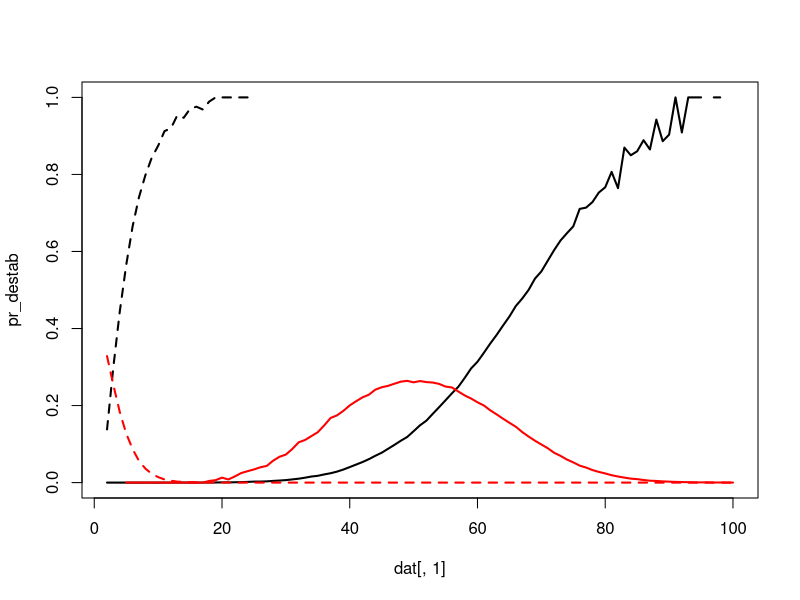
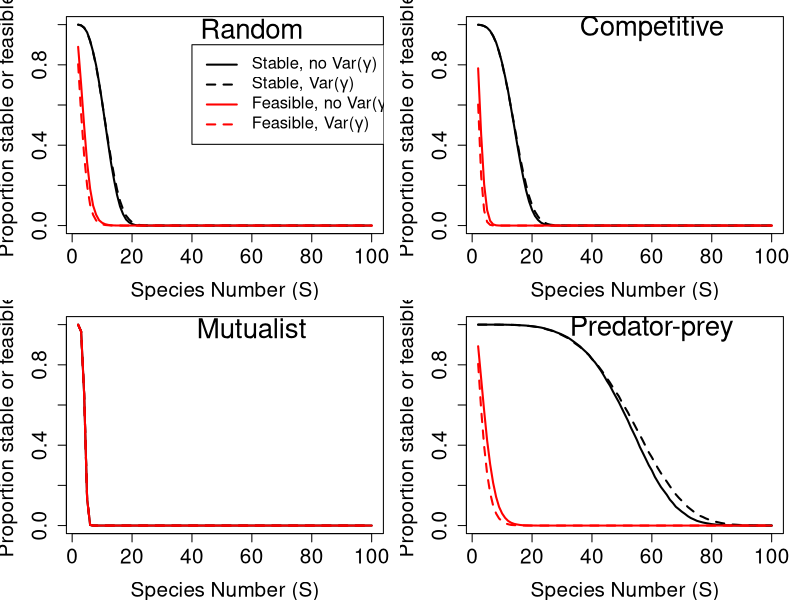
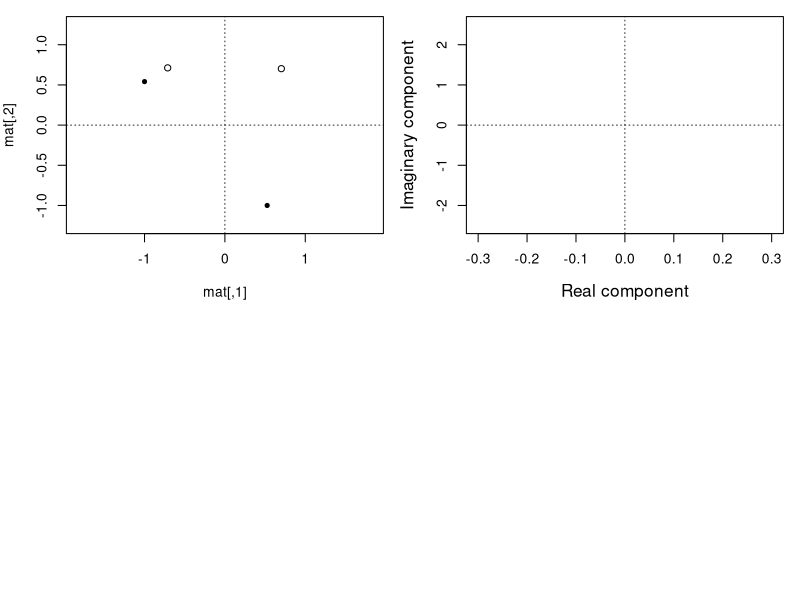

These charts were generated, in order, by the following R code: (Note: this script raises an error after producing the figures.)
################################################################################
################################################################################
################################################################################

summarise_randmat <- function(tot_res, fea_res){
    sims    <- length(tot_res);
    all_res <- matrix(data = 0, nrow = sims, ncol = 17);
    for(i in 1:sims){
        all_res[i, 1]  <- i + 1;
        all_res[i, 2]  <- sum(tot_res[[i]][,1] == FALSE);
        all_res[i, 3]  <- sum(tot_res[[i]][,1] == TRUE);
        all_res[i, 4]  <- sum(tot_res[[i]][,2] == FALSE);
        all_res[i, 5]  <- sum(tot_res[[i]][,2] == TRUE);
        all_res[i, 6]  <- sum(tot_res[[i]][,3] == FALSE);
        all_res[i, 7]  <- sum(tot_res[[i]][,3] == TRUE);
        all_res[i, 8]  <- sum(tot_res[[i]][,4] == FALSE);
        all_res[i, 9]  <- sum(tot_res[[i]][,4] == TRUE);
        all_res[i, 10] <- sum(fea_res[[i]][,1] == FALSE);
        all_res[i, 11] <- sum(fea_res[[i]][,1] == TRUE);
        all_res[i, 12] <- sum(fea_res[[i]][,2] == FALSE);
        all_res[i, 13] <- sum(fea_res[[i]][,2] == TRUE);
        all_res[i, 14] <- sum(fea_res[[i]][,3] == FALSE);
        all_res[i, 15] <- sum(fea_res[[i]][,3] == TRUE);
        all_res[i, 16] <- sum(fea_res[[i]][,4] == FALSE);
        all_res[i, 17] <- sum(fea_res[[i]][,4] == TRUE);
    }
    return(all_res);
}


species_interactions <- function(mat, type = 0){
    if(type == 1){
        mat[mat > 0] <- -1*mat[mat > 0];
    }
    if(type == 2){
        mat[mat < 0] <- -1*mat[mat < 0];
    }
    if(type == 3){
        for(i in 1:dim(mat)[1]){
            for(j in 1:dim(mat)[2]){
                if(mat[i, j] * mat[j, i] > 0){
                    mat[j, i] <- -1 * mat[j, i];
                }
            }
        }
    }
    return(mat);
}


make_gammas <- function(nn = 10, distribution = 1, mn = 10, sdd = 1){
    if(distribution == 0){
        dat          <- rep(x = mn, times = nn);
    }
    if(distribution == 1){
        dat          <- rnorm(n = nn, mean = mn, sd = sdd);
        dat[dat < 0] <- -dat[dat < 0];
    }
    if(distribution == 2){
        dat          <- runif(n = nn, min = 0, max = 20);
        dat          <- sdd * (dat / sd(dat));
    }
    if(distribution == 3){
        dat          <- sdd * rexp(n = nn);
    }
    if(distribution == 4){
        dat          <- 1 - (sdd * rexp(n = nn));
        dat          <- dat - min(dat);
        dat          <- dat - mean(dat) + mn;
        dat[dat < 0] <- -dat[dat < 0];
    }
    return(dat);
}



rand_gen_var <- function(max_sp, iters, int_type = 0, rmx = 0.4, eps_max = 999){
    tot_res <- NULL;
    fea_res <- NULL;
    for(i in 2:max_sp){
        nn             <- i;
        A1_stt         <- 0;
        A2_stt         <- 0;
        A1_fet         <- 0;
        A2_fet         <- 0;
        iter           <- iters;
        tot_res[[i-1]] <- matrix(data = 0, nrow = iter, ncol = 4);
        fea_res[[i-1]] <- matrix(data = 0, nrow = iter, ncol = 4);
        while(iter > 0){
            r_vec    <- rnorm(n = nn, mean = 0, sd = rmx);
            A1_dat   <- rnorm(n = nn * nn, mean = 0, sd = 0.4);
            A1       <- matrix(data = A1_dat, nrow = nn, ncol = nn);
            A1       <- species_interactions(mat = A1, type = int_type);
            diag(A1) <- -1;
            gam0     <- make_gammas(nn = i, distribution = 0);
            gam1     <- make_gammas(nn = i, distribution = 1);
            gam2     <- make_gammas(nn = i, distribution = 2);
            gam3     <- make_gammas(nn = i, distribution = 3);
            gam4     <- make_gammas(nn = i, distribution = 4);
            A2       <- A1 * gam1;
            A3       <- A1 * gam2;
            A4       <- A1 * gam3;
            A1       <- A1 * gam0;
            A1_stb   <- max(Re(eigen(A1)$values)) < 0;
            A2_stb   <- max(Re(eigen(A2)$values)) < 0;
            A3_stb   <- max(Re(eigen(A3)$values)) < 0;
            A4_stb   <- max(Re(eigen(A4)$values)) < 0;
            A1_fea   <- min(-1*solve(A1) %*% r_vec) > 0;
            A2_fea   <- min(-1*solve(A2) %*% r_vec) > 0;
            A3_fea   <- min(-1*solve(A3) %*% r_vec) > 0;
            A4_fea   <- min(-1*solve(A4) %*% r_vec) > 0;
            if(A1_stb == TRUE){
                tot_res[[i-1]][iter, 1] <- 1;
            }
            if(A2_stb == TRUE){
                tot_res[[i-1]][iter, 2] <- 1;
            }
            if(A3_stb == TRUE){
                tot_res[[i-1]][iter, 3] <- 1;
            }
            if(A4_stb == TRUE){
                tot_res[[i-1]][iter, 4] <- 1;
            }
            if(A1_fea == TRUE){
                fea_res[[i-1]][iter, 1] <- 1;
            }
            if(A2_fea == TRUE){
                fea_res[[i-1]][iter, 2] <- 1;
            }
            if(A3_fea == TRUE){
                fea_res[[i-1]][iter, 3] <- 1;
            }
            if(A4_fea == TRUE){
                fea_res[[i-1]][iter, 4] <- 1;
            }
            iter    <- iter - 1;
        }
        print(i);
    }
    all_res <- summarise_randmat(tot_res = tot_res, fea_res = fea_res);
    return(all_res);
}

################################################################################
################################################################################
################################################################################

evolve_gamma <- function(nn = 24, iters = 1000){
    iter     <- iters;
    ress     <- NULL;
    countt   <- 1;
    while(iter > 0){
        A1_dat   <- rnorm(n = nn * nn, mean = 0, sd = 0.4);
        A1       <- matrix(data = A1_dat, nrow = nn, ncol = nn);
        A1       <- species_interactions(mat = A1, type = 0);
        diag(A1) <- -1;
        is_stab  <- max(Re(eigen(A1)$values)) < 0;
        if(is_stab == FALSE){
            tmat <- rand_mat_ga(A1, max_it = 100, converg = 0.00001);
            if(tmat$find_st == TRUE & dim(tmat$indist)[1] > 4){
                ress[[countt]] <- tmat$indist;
                countt         <- countt + 1;
            }
        }
        iter <- iter - 1;
        print(c(iter, is_stab));
    }
    return(ress);
}

rand_mat_ga <- function(A1, max_it = 20, converg = 0.01){
    nn       <- dim(A1)[1];
    rind     <- runif(n = nn*1000, min = 0, max = 1);
    inds     <- matrix(data = rind, nrow = 1000, ncol = nn);
    lastf    <- -10;
    ccrit    <- 10;
    find_st  <- 0;
    iter     <- max_it;
    indist   <- NULL;
    while(iter > 0 & find_st < 1 & ccrit > converg){
        ivar  <- rep(x = 0, length = dim(inds)[1]);
        ifit  <- rep(x = 0, length = dim(inds)[1]);
        isst  <- rep(x = 0, length = dim(inds)[1]);
        for(i in 1:dim(inds)[1]){
            ifit[i] <- -1*max(Re(eigen(inds[i,]*A1)$values));
            ivar[i] <- var(inds[i,]);
            isst[i] <- max(Re(eigen(inds[i,]*A1)$values)) < 0;
        }
        mn       <- apply(X = inds, MAR = 1, FUN = mean);
        sd       <- apply(X = inds, MAR = 1, FUN = sd);
        sk       <- apply(X = inds, MAR = 1, FUN = skew);
        kt       <- apply(X = inds, MAR = 1, FUN = kurt);
        indist   <- rbind(indist, c(mn, sd, sk, kt));
        most_fit <- order(ifit, decreasing = TRUE)[1:20];
        parents  <- inds[most_fit,];
        new_gen  <- matrix(data = t(parents), nrow = 1000, ncol = nn, 
                           byrow = TRUE);
        mu_dat   <- rbinom(n = nn*1000, size = 1, prob = 0.3);
        mu_dat2  <- rnorm(n = nn*1000, mean = 0, sd = 0.02);
        mu_dat2[mu_dat2 < 0] <- -mu_dat2[mu_dat2 < 0];
        mu_dat2[mu_dat2 > 1] <- 1 - mu_dat2[mu_dat2 > 1] %% 1;
        mu_dat3  <- mu_dat * mu_dat2;
        mu_mat   <- matrix(data = mu_dat3, nrow = 1000, ncol = nn);
        new_gen  <- new_gen + mu_mat;
        new_gen  <- crossover(inds = new_gen, pr = 0.2);
        inds     <- new_gen;
        find_st  <- max(isst);
        newf     <- mean(ifit);
        ccrit    <- newf - lastf;
        lastf    <- newf;
        iter     <- iter - 1;
    }
    return(list(indist = indist, find_st = find_st));
}

crossover <- function(inds, pr = 0.1){
    crossed <- floor(dim(inds)[1] * pr);
    cross1  <- sample(x = 1:dim(inds)[1], size = crossed);
    cross2  <- sample(x = 1:dim(inds)[1], size = crossed);
    for(i in 1:length(cross1)){
        fromv   <- sample(x = 1:dim(inds)[2], size = 1);
        tov     <- sample(x = 1:dim(inds)[2], size = 1);
        temp                   <- inds[cross1[i],fromv:tov];
        inds[cross1[i],fromv:tov] <- inds[cross2[i],fromv:tov];
        inds[cross2[i],fromv:tov] <- temp;
    }
    return(inds);
}

skew <- function(vals){
    dat <- (vals - mean(vals)) / sd(vals);
    dat <- dat * dat * dat;
    mea <- mean(dat);
    return(mea);
}

kurt <- function(vals){
    dat <- (vals - mean(vals)) / sd(vals);
    dat <- dat * dat * dat * dat;
    mea <- mean(dat);
    return(mea);
}

################################################################################
################################################################################
################################################################################







plot_eigen_c <- function(eigen_list, xlim = c(-2000, 500), ylim = c(-800, 800)){
    coords1 <- expand.grid(real = xlim[1]:xlim[2], imag = ylim[1]:ylim[2]);
    coords2 <- expand.grid(real = xlim[1]:xlim[2], imag = ylim[1]:ylim[2]);
    heat1   <- rep(0, length = dim(coords1)[1]);
    heat2   <- rep(0, length = dim(coords2)[1]);
    el1     <- eigen_list$eig_1;
    el2     <- eigen_list$eig_2;
    for(i in 1:dim(coords1)[1]){
        rightRe1  <- el1[,1] == coords1[i,1];
        rightIm1  <- el1[,2] == coords1[i,2];
        heat1[i]  <- sum(rightRe1 == TRUE & rightIm1 == TRUE);
        rightRe2  <- el2[,1] == coords2[i,1];
        rightIm2  <- el2[,2] == coords2[i,2];
        heat2[i]  <- sum(rightRe2 == TRUE & rightIm2 == TRUE);
        if(i %% 5000 == 0){
            pct <- round((i / dim(coords1)[1]) * 100, digits = 2);
            print(paste(pct, "percent complete"));
        }
    }
    pl1 <- cbind(coords1, heat1);
    pl2 <- cbind(coords2, heat2);
    return(list(A1 = pl1, A2 = pl2));
}

eigen_cloud <- function(nn, iters, int_type = 0, rmx = 0.4, eps_max = 999){
    e_coord1 <- NULL;
    e_coord2 <- NULL;
    iter     <- iters;
    while(iter > 0){
        A1_dat   <- rnorm(n = nn * nn, mean = 0, sd = 0.4);
        A1       <- matrix(data = A1_dat, nrow = nn, ncol = nn);
        A1       <- species_interactions(mat = A1, type = int_type);
        diag(A1) <- -1;
        epsil    <- runif(n = nn, min = 1, max = eps_max);
        eps_dat  <- rep(x = epsil, times = nn);
        eps_mat  <- matrix(data = epsil, nrow = nn, ncol = nn, 
                          byrow = FALSE);
        avg_mat  <- matrix(data = mean(1:eps_max), nrow = nn, ncol = nn, 
                           byrow = FALSE);
        A2       <- A1 * eps_mat;
        A1       <- A1 * avg_mat;
        Re_A1    <- Re(eigen(A1)$values);
        Im_A1    <- Im(eigen(A1)$values);
        Re_A2    <- Re(eigen(A2)$values);
        Im_A2    <- Im(eigen(A2)$values);
        e_coord1 <- rbind(e_coord1, cbind(Re_A1, Im_A1));
        e_coord2 <- rbind(e_coord2, cbind(Re_A2, Im_A2));
        iter     <- iter - 1;
    }
    e_coord1 <- round(e_coord1);
    e_coord2 <- round(e_coord2);
    return(list(eig_1 = e_coord1, eig_2 = e_coord2));
}    
    
rand_gen_var <- function(max_sp, iters, int_type = 0, rmx = 0.4, eps_max = 999){
    tot_res <- NULL;
    fea_res <- NULL;
    nea_res <- NULL;
    for(i in 2:max_sp){
        nn             <- i;
        A1_stt         <- 0;
        A2_stt         <- 0;
        A1_fet         <- 0;
        A2_fet         <- 0;
        iter           <- iters;
        tot_res[[i-1]] <- matrix(data = 0, nrow = iter, ncol = 2);
        fea_res[[i-1]] <- matrix(data = 0, nrow = iter, ncol = 2);
        nea_res[[i-1]] <- matrix(data = 0, nrow = iter, ncol = 2);
        while(iter > 0){
            r_vec    <- rnorm(n = nn, mean = 0, sd = rmx);
            A1_dat   <- rnorm(n = nn * nn, mean = 0, sd = 0.4);
            A1       <- matrix(data = A1_dat, nrow = nn, ncol = nn);
            A1       <- species_interactions(mat = A1, type = int_type);
            diag(A1) <- -1;
            epsil    <- runif(n = nn, min = 1, max = eps_max);
            eps_dat  <- rep(x = epsil, times = nn);
            eps_mat  <- matrix(data = epsil, nrow = nn, ncol = nn, 
                               byrow = FALSE);
            avg_mat  <- matrix(data = mean(1:eps_max), nrow = nn, ncol = nn, 
                               byrow = FALSE);
            A2       <- A1 * eps_mat;
            A1       <- A1 * avg_mat;
            #r_vec    <- r_vec * epsil / 100;
            A1_stb   <- max(Re(eigen(A1)$values)) < 0;
            A2_stb   <- max(Re(eigen(A2)$values)) < 0;
            A1_fea   <- min(-1*solve(A1) %*% r_vec) > 0;
            A2_fea   <- min(-1*solve(A2) %*% r_vec) > 0;
            A1_nea   <- max(-1*solve(A1) %*% r_vec) < 0;
            A2_nea   <- max(-1*solve(A2) %*% r_vec) < 0;
            if(A1_stb == TRUE){
                tot_res[[i-1]][iter, 1] <- 1;
            }
            if(A2_stb == TRUE){
                tot_res[[i-1]][iter, 2] <- 1;
            }
            if(A1_fea == TRUE){
                fea_res[[i-1]][iter, 1] <- 1;
            }
            if(A2_fea == TRUE){
                fea_res[[i-1]][iter, 2] <- 1;
            }
            if(A1_nea == TRUE){
                nea_res[[i-1]][iter, 1] <- 1;
            }
            if(A2_nea == TRUE){
                nea_res[[i-1]][iter, 2] <- 1;
            }
            iter    <- iter - 1;
        }
        print(i);
    }
    all_res <- summarise_randmat(tot_res = tot_res, fea_res = fea_res, 
                                 nea_res = nea_res);
    return(all_res);
}


species_interactions <- function(mat, type = 0){
    if(type == 1){
        mat[mat > 0] <- -1*mat[mat > 0];
    }
    if(type == 2){
        mat[mat < 0] <- -1*mat[mat < 0];
    }
    if(type == 3){
        for(i in 1:dim(mat)[1]){
            for(j in 1:dim(mat)[2]){
                if(mat[i, j] * mat[j, i] > 0){
                    mat[j, i] <- -1 * mat[j, i];
                }
            }
        }
    }
    return(mat);
}


summarise_randmat <- function(tot_res, fea_res, nea_res){
    sims    <- length(tot_res);
    all_res <- matrix(data = 0, nrow = sims, ncol = 13);
    for(i in 1:sims){
        unstables <- tot_res[[i]][,1] == FALSE & tot_res[[i]][,2] == FALSE;
        stables   <- tot_res[[i]][,1] == TRUE  & tot_res[[i]][,2] == TRUE;
        unstabled <- tot_res[[i]][,1] == TRUE  & tot_res[[i]][,2] == FALSE;
        stabled   <- tot_res[[i]][,1] == FALSE & tot_res[[i]][,2] == TRUE;
        non_feas  <- fea_res[[i]][,1] == FALSE & fea_res[[i]][,2] == FALSE;
        feasibl   <- fea_res[[i]][,1] == TRUE  & fea_res[[i]][,2] == TRUE;
        unfeased  <- fea_res[[i]][,1] == TRUE  & fea_res[[i]][,2] == FALSE;
        feased    <- fea_res[[i]][,1] == FALSE & fea_res[[i]][,2] == TRUE;
        non_neas  <- nea_res[[i]][,1] == FALSE & nea_res[[i]][,2] == FALSE;
        neasibl   <- nea_res[[i]][,1] == TRUE  & nea_res[[i]][,2] == TRUE;
        unneased  <- nea_res[[i]][,1] == TRUE  & nea_res[[i]][,2] == FALSE;
        neased    <- nea_res[[i]][,1] == FALSE & nea_res[[i]][,2] == TRUE;
        all_res[i, 1]  <- i + 1;
        all_res[i, 2]  <- sum(unstables);
        all_res[i, 3]  <- sum(stables);
        all_res[i, 4]  <- sum(unstabled);
        all_res[i, 5]  <- sum(stabled);
        all_res[i, 6]  <- sum(non_feas);
        all_res[i, 7]  <- sum(feasibl);
        all_res[i, 8]  <- sum(unfeased);
        all_res[i, 9]  <- sum(feased);
        all_res[i, 10] <- sum(non_neas);
        all_res[i, 11] <- sum(neasibl);
        all_res[i, 12] <- sum(unneased);
        all_res[i, 13] <- sum(neased);
    }
    return(all_res);
}


# Get:
# (1) proportion stable made unstable
# (2) proportion unstable made stable
# (3) proportion feasible made infeasible
# (4) proportion infeasible made feasible


random      <- read.csv(file = "sim_results/random_community.csv");
competition <- read.csv(file = "sim_results/competitor_community.csv");
mutualism   <- read.csv(file = "sim_results/mutualist_community.csv");
pred_prey   <- read.csv(file = "sim_results/predator_prey_community.csv");



dat <- pred_prey;

pr_destab <- dat[,4] / (dat[,4] + dat[,3]);
pr_stabld <- dat[,5] / (dat[,5] + dat[,2]);
pr_defeas <- dat[,8] / (dat[,8] + dat[,7]);
pr_feased <- dat[,9] / (dat[,9] + dat[,6]);
Sp        <- dat[,1];

plot(dat[,1], pr_destab, type = "l", lwd = 2, ylim = c(0, 1));
points(dat[,1], pr_stabld, type = "l", lwd = 2, col = "red");
points(dat[,1], pr_defeas, type = "l", lwd = 2, col = "black", lty = "dashed");
points(dat[,1], pr_feased, type = "l", lwd = 2, col = "red", lty = "dashed");


pr_destab <- dat[,4] / (dat[,4] + dat[,3]);
pr_stabld <- dat[,5] / (dat[,5] + dat[,2]);
pr_defeas <- dat[,8] / (dat[,8] + dat[,7]);
pr_feased <- dat[,9] / (dat[,9] + dat[,6]);



# ==============================================================================
par(mfrow = c(2, 2), mar = c(4, 4, 1, 1));
# ==============================================================================
dat      <- random;
stab_nov <- dat[,3] + dat[,4];
stab_var <- dat[,3] + dat[,5];
feas_nov <- dat[,7] + dat[,8];
feas_var <- dat[,7] + dat[,9];
plot(x = Sp, y = stab_nov / 100000, type = "l", lwd = 2, ylim = c(0,1),
     cex.lab = 1.5, cex.axis = 1.5, xlab = "Species Number (S)",
     ylab = "Proportion stable or feasible");
points(x = Sp, y = stab_var / 100000, type = "l", lwd = 2, lty = "dashed");
points(x = Sp, y = feas_nov / 100000, type = "l", lwd = 2, col = "red");
points(x = Sp, y = feas_var / 100000, type = "l", lwd = 2, col = "red",
       lty = "dashed");
legend(x = 40, y = 0.9, col = c("black", "black", "red", "red"), cex = 1.2,
       legend = c(expression(paste("Stable, no Var(",gamma,")")),
                             expression(paste("Stable, Var(",gamma,")")),
                             expression(paste("Feasible, no Var(",gamma,")")),
                             expression(paste("Feasible, Var(",gamma,")"))),
       lty = c("solid", "dashed", "solid", "dashed"), lwd = 2);
text(x = 60, y = 0.98, labels = "Random", cex = 2);
# ==============================================================================
dat      <- competition;
stab_nov <- dat[,3] + dat[,4];
stab_var <- dat[,3] + dat[,5];
feas_nov <- dat[,7] + dat[,8];
feas_var <- dat[,7] + dat[,9];
plot(x = Sp, y = stab_nov / 100000, type = "l", lwd = 2, ylim = c(0,1),
     cex.lab = 1.5, cex.axis = 1.5, xlab = "Species Number (S)",
     ylab = "Proportion stable or feasible");
points(x = Sp, y = stab_var / 100000, type = "l", lwd = 2, lty = "dashed");
points(x = Sp, y = feas_nov / 100000, type = "l", lwd = 2, col = "red");
points(x = Sp, y = feas_var / 100000, type = "l", lwd = 2, col = "red",
       lty = "dashed");
text(x = 60, y = 0.98, labels = "Competitive", cex = 2);
# ==============================================================================
dat      <- mutualism;
stab_nov <- dat[,3] + dat[,4];
stab_var <- dat[,3] + dat[,5];
feas_nov <- dat[,7] + dat[,8];
feas_var <- dat[,7] + dat[,9];
plot(x = Sp, y = stab_nov / 100000, type = "l", lwd = 2, ylim = c(0,1),
     cex.lab = 1.5, cex.axis = 1.5, xlab = "Species Number (S)",
     ylab = "Proportion stable or feasible");
points(x = Sp, y = stab_var / 100000, type = "l", lwd = 2, lty = "dashed");
points(x = Sp, y = feas_nov / 100000, type = "l", lwd = 2, col = "red");
points(x = Sp, y = feas_var / 100000, type = "l", lwd = 2, col = "red",
       lty = "dashed");
text(x = 60, y = 0.98, labels = "Mutualist", cex = 2);
# ==============================================================================
dat      <- pred_prey;
stab_nov <- dat[,3] + dat[,4];
stab_var <- dat[,3] + dat[,5];
feas_nov <- dat[,7] + dat[,8];
feas_var <- dat[,7] + dat[,9];
plot(x = Sp, y = stab_nov / 100000, type = "l", lwd = 2, ylim = c(0,1),
     cex.lab = 1.5, cex.axis = 1.5, xlab = "Species Number (S)",
     ylab = "Proportion stable or feasible");
points(x = Sp, y = stab_var / 100000, type = "l", lwd = 2, lty = "dashed");
points(x = Sp, y = feas_nov / 100000, type = "l", lwd = 2, col = "red");
points(x = Sp, y = feas_var / 100000, type = "l", lwd = 2, col = "red",
       lty = "dashed");
text(x = 60, y = 0.98, labels = "Predator-prey", cex = 2);
# ==============================================================================





mat <- matrix(data = rnorm(n = 4, mean = 0, sd = 0.4), nrow = 2);
diag(mat) <- -1;
plot(mat, xlim = c(-0.5, 0.5), ylim = c(-1.25, 1.25), asp = 1, pch = 20)
points(Re(eigen(mat)$vector));
abline(h = 0, lty = "dotted", lwd = 0.8);
abline(v = 0, lty = "dotted", lwd = 0.8);






plot(x = 0, y = 0, type = "n", xlim = c(-0.3, 0.3), ylim = c(-2.5, 2.5),
     xlab = "Real component", ylab = "Imaginary component", cex.lab = 1.25);
abline(h = 0, lty = "dotted", lwd = 0.8);
abline(v = 0, lty = "dotted", lwd = 0.8);

iter     <- 10000;
while(iter > 0){
    mat1       <- matrix(data = rnorm(n = 16, mean = 0, sd = 0.4), nrow = 4);
    diag(mat1) <- -1;
    mat2       <- mat1;
    mat2[1,]   <- mat2[1,] * runif(n = 1, min = 1, max = 1000);
    mat1_e     <- eigen(mat1)$values;
    mat2_e     <- eigen(mat2)$values;
    stab1      <- max(Re(mat1_e)) < 0;
    stab2      <- max(Re(mat2_e)) < 0;
    if(stab1 == TRUE & stab2 == FALSE){
        arrows(x0 = Re(mat1_e), x1 = Re(mat2_e), y0 = Im(mat1_e), y1 = Im(mat2_e),
               length = 0.05, lwd = 2, col = "red");
        #break;
    }
    if(stab1 == FALSE & stab2 == TRUE){
        arrows(x0 = Re(mat1_e), x1 = Re(mat2_e), y0 = Im(mat1_e), y1 = Im(mat2_e),
               length = 0.05, lwd = 2, col = "blue");
        #break;
    }
    iter <- iter - 1;
}



get_rand_eigs <- function(int_type = 0, iter = 1000){
    nn             <- 20;
    eigres         <- matrix(data = 0, ncol = 82, nrow = iter);
    eigres[,1]     <- int_type;
    while(iter > 0){
        r_vec     <- runif(n = nn, min = 1, max = rmx);
        A1_dat    <- rnorm(n = nn * nn, mean = 0, sd = 0.4);
        A1        <- matrix(data = A1_dat, nrow = nn, ncol = nn);
        A1        <- species_interactions(mat = A1, type = int_type);
        diag(A1)  <- -1;
        epsil     <- runif(n = nn, min = 1, max = eps_max);
        eps_dat   <- rep(x = epsil, times = nn);
        eps_mat   <- matrix(data = epsil, nrow = nn, ncol = nn, 
                            byrow = FALSE);
        avg_mat   <- matrix(data = mean(1:eps_max), nrow = nn, ncol = nn, 
                            byrow = FALSE);
        A2        <- A1 * eps_mat;
        A1        <- A1 * avg_mat;
        mat1_e    <- eigen(A1)$values;
        mat2_e    <- eigen(A2)$values;
        real_mat1 <- Re(mat1_e);
        imag_mat1 <- Im(mat1_e);
        real_mat2 <- Re(mat2_e);
        imag_mat2 <- Im(mat2_e);
        stab1     <- max(real_mat1) < 0;
        stab2     <- max(real_mat2) < 0;
        if(stab1 == FALSE & stab2 == FALSE){
            eigres[iter,2] <- 1;
        }
        if(stab1 == TRUE & stab2 == TRUE){
            eigres[iter,2] <- 2;
        }
        if(stab1 == TRUE & stab2 == FALSE){
            eigres[iter,2] <- 3;
        }
        if(stab1 == FALSE & stab2 == TRUE){
            eigres[iter,2] <- 4;
        }
        eigres[iter,3:22]  <- real_mat1;
        eigres[iter,23:42] <- imag_mat1;
        eigres[iter,43:62] <- real_mat2;
        eigres[iter,63:82] <- imag_mat2;
        iter    <- iter - 1;
    }
    return(eigres);
}

plot_eig_set <- function(eigres){
    par(mfrow = c(2,2), mar = c(5, 5, 1, 1));
    x0 <- min(cbind(eigres[,3:22], eigres[,43:62]));
    x1 <- max(cbind(eigres[,3:22], eigres[,43:62]));
    plot(x = 0, y = 0, type = "n", xlim = c(x0, x1), ylim = c(-1500, 1500),
         xlab = "Real component", ylab = "Imaginary component", cex.lab = 1.25);
    abline(h = 0, lty = "dotted", lwd = 0.8);
    abline(v = 0, lty = "dotted", lwd = 0.8);
    if(1 %in% eigres[,2]){
        row <- which(eigres[,2] == 1)[1];
        m1r <- eigres[row,3:22];
        m1i <- eigres[row,23:42];
        m2r <- eigres[row,43:62];
        m2i <- eigres[row,63:82];
        points(x = m1r, y = m1i, pch = 20, cex = 1.5, col = "black");
        points(x = m2r, y = m2i, pch = 20, cex = 1.5, col = "red");
    }
    text(x = x0 + (x1 - x0)*0.2, y = 1500, "Unstable", cex = 1.5);
    plot(x = 0, y = 0, type = "n", xlim = c(x0, x1), ylim = c(-1500, 1500),
         xlab = "Real component", ylab = "Imaginary component", cex.lab = 1.25);
    abline(h = 0, lty = "dotted", lwd = 0.8);
    abline(v = 0, lty = "dotted", lwd = 0.8);
    if(2 %in% eigres[,2]){
        row <- which(eigres[,2] == 2)[1];
        m1r <- eigres[row,3:22];
        m1i <- eigres[row,23:42];
        m2r <- eigres[row,43:62];
        m2i <- eigres[row,63:82];
        points(x = m1r, y = m1i, pch = 20, cex = 1.5, col = "black");
        points(x = m2r, y = m2i, pch = 20, cex = 1.5, col = "red");
    }
    text(x = x0 + (x1 - x0)*0.2, y = 1500, "Stable", cex = 1.5);
    plot(x = 0, y = 0, type = "n", xlim = c(x0, x1), ylim = c(-1500, 1500),
         xlab = "Real component", ylab = "Imaginary component", cex.lab = 1.25);
    abline(h = 0, lty = "dotted", lwd = 0.8);
    abline(v = 0, lty = "dotted", lwd = 0.8);
    if(3 %in% eigres[,2]){
        row <- which(eigres[,2] == 3)[1];
        m1r <- eigres[row,3:22];
        m1i <- eigres[row,23:42];
        m2r <- eigres[row,43:62];
        m2i <- eigres[row,63:82];
        points(x = m1r, y = m1i, pch = 20, cex = 1.5, col = "black");
        points(x = m2r, y = m2i, pch = 20, cex = 1.5, col = "red");
    }
    text(x = x0 + (x1 - x0)*0.2, y = 1500, "Destabilised", cex = 1.5);
    plot(x = 0, y = 0, type = "n", xlim =c(x0, x1), ylim = c(-1500, 1500),
         xlab = "Real component", ylab = "Imaginary component", cex.lab = 1.25);
    abline(h = 0, lty = "dotted", lwd = 0.8);
    abline(v = 0, lty = "dotted", lwd = 0.8);
    if(4 %in% eigres[,2]){
        row <- which(eigres[,2] == 4)[1];
        m1r <- eigres[row,3:22];
        m1i <- eigres[row,23:42];
        m2r <- eigres[row,43:62];
        m2i <- eigres[row,63:82];
        points(x = m1r, y = m1i, pch = 20, cex = 1.5, col = "black");
        points(x = m2r, y = m2i, pch = 20, cex = 1.5, col = "red");
    }
    text(x = x0 + (x1 - x0)*0.2, y = 1500, "Stabilised", cex = 1.5);
}

get_rand_feas <- function(int_type = 0, iter = 1000){
    nn             <- 20;
    eigres         <- matrix(data = 0, ncol = 42, nrow = iter);
    eigres[,1]     <- int_type;
    while(iter > 0){
        r_vec     <- runif(n = nn, min = 1, max = rmx);
        A1_dat    <- rnorm(n = nn * nn, mean = 0, sd = 0.4);
        A1        <- matrix(data = A1_dat, nrow = nn, ncol = nn);
        A1        <- species_interactions(mat = A1, type = int_type);
        diag(A1)  <- -1;
        avg_mat   <- matrix(data = mean(1:eps_max), nrow = nn, ncol = nn, 
                            byrow = FALSE);
        A1        <- A1 * avg_mat;
        mat1_e    <- eigen(A1)$values;
        real_mat1 <- Re(mat1_e);
        imag_mat1 <- Im(mat1_e);
        stab1     <- max(real_mat1) < 0;
        A1_fea    <- min(-1*solve(A1) %*% r_vec) > 0;
        if(stab1 == TRUE & A1_fea == FALSE){
            eigres[iter,2] <- 1;
        }
        if(stab1 == TRUE & A1_fea == TRUE){
            eigres[iter,2] <- 2;
        }
        eigres[iter,3:22]  <- real_mat1;
        eigres[iter,23:42] <- imag_mat1;
        iter    <- iter - 1;
    }
    return(eigres);
}


plot_feas_set <- function(eigres){
    par(mfrow = c(1,2), mar = c(5, 5, 1, 1));
    x0 <- min(eigres[,3:22]);
    x1 <- max(eigres[,3:22]);
    plot(x = 0, y = 0, type = "n", xlim = c(x0, x1), ylim = c(-1500, 1500),
         xlab = "Real component", ylab = "Imaginary component", cex.lab = 1.25);
    abline(h = 0, lty = "dotted", lwd = 0.8);
    abline(v = 0, lty = "dotted", lwd = 0.8);
    if(1 %in% eigres[,2]){
        row <- which(eigres[,2] == 1)[1];
        m1r <- eigres[row,3:22];
        m1i <- eigres[row,23:42];
        points(x = m1r, y = m1i, pch = 20, cex = 1.5, col = "black");
    }
    text(x = x0 + (x1 - x0)*0.2, y = 1500, "Stable", cex = 1.5);
    plot(x = 0, y = 0, type = "n", xlim = c(x0, x1), ylim = c(-1500, 1500),
         xlab = "Real component", ylab = "Imaginary component", cex.lab = 1.25);
    abline(h = 0, lty = "dotted", lwd = 0.8);
    abline(v = 0, lty = "dotted", lwd = 0.8);
    if(2 %in% eigres[,2]){
        row <- which(eigres[,2] == 2)[1];
        m1r <- eigres[row,3:22];
        m1i <- eigres[row,23:42];
        points(x = m1r, y = m1i, pch = 20, cex = 1.5, col = "black");
    }
    text(x = x0 + (x1 - x0)*0.2, y = 1500, "Feasible", cex = 1.5);
}


eres <- get_rand_eigs(int_type = 0, iter = 10000);
plot_eig_set(eres);






get_var_change <- function(int_type = 0, iter = 1000){
    m_changes      <- NULL;
    nn             <- 20;
    eigres         <- matrix(data = 0, ncol = 82, nrow = iter);
    eigtests       <- matrix(data = 0, nrow = iter, ncol = 21);
    eigres[,1]     <- int_type;
    while(iter > 0){
        r_vec     <- runif(n = nn, min = 1, max = rmx);
        A1_dat    <- rnorm(n = nn * nn, mean = 0, sd = 0.4);
        A1        <- matrix(data = A1_dat, nrow = nn, ncol = nn);
        A1        <- species_interactions(mat = A1, type = int_type);
        diag(A1)  <- -1;
        epsil     <- runif(n = nn, min = 1, max = eps_max);
        eps_dat   <- rep(x = epsil, times = nn);
        eps_mat   <- matrix(data = epsil, nrow = nn, ncol = nn, 
                            byrow = FALSE);
        avg_mat   <- matrix(data = mean(1:eps_max), nrow = nn, ncol = nn, 
                            byrow = FALSE);
        A2        <- A1 * eps_mat;
        A1        <- A1 * avg_mat;
        mat1_e    <- eigen(A1)$values;
        mat2_e    <- eigen(A2)$values;
        real_mat1 <- Re(mat1_e);
        imag_mat1 <- Im(mat1_e);
        real_mat2 <- Re(mat2_e);
        imag_mat2 <- Im(mat2_e);
        stab1     <- max(real_mat1) < 0;
        stab2     <- max(real_mat2) < 0;
        mchange   <- solve(t(A1) %*% A1) %*% t(A1) %*% A2;
        m_changes[[iter]] <- mchange;
        if(stab1 == FALSE & stab2 == FALSE){
            eigres[iter,2]    <- 1;
            eigtests[iter,1]  <- 1;
        }
        if(stab1 == TRUE & stab2 == TRUE){
            eigres[iter,2] <- 2;
            eigtests[iter,1]  <- 2;
        }
        if(stab1 == TRUE & stab2 == FALSE){
            eigres[iter,2] <- 3;
            eigtests[iter,1]  <- 3;
        }
        if(stab1 == FALSE & stab2 == TRUE){
            eigres[iter,2] <- 4;
            eigtests[iter,1]  <- 4;
        }
        eigtests[iter,2:21] <- eigen(mchange)$values;
        eigres[iter,3:22]   <- real_mat1;
        eigres[iter,23:42]  <- imag_mat1;
        eigres[iter,43:62]  <- real_mat2;
        eigres[iter,63:82]  <- imag_mat2;
        iter    <- iter - 1;
    }
    return(list(eigres = eigres, mchanges = m_changes, eigtests = eigtests));
}

plot_var_change <- function(dat){
    eigres   <- dat$eigres;
    mchanges <- dat$mchanges;
    par(mfrow = c(2,2), mar = c(2, 2, 1, 1));
    if(1 %in% eigres[,2]){
        use_it <- which(eigres[,2] == 1)[1];
        plot(mchanges[[use_it]], xlab = "", ylab = "");
        abline(h = 0, lty = "dotted", lwd = 0.8);
        abline(v = 0, lty = "dotted", lwd = 0.8);
    }
    if(2 %in% eigres[,2]){
        use_it <- which(eigres[,2] == 2)[1];
        plot(mchanges[[use_it]], xlab = "", ylab = "");
        abline(h = 0, lty = "dotted", lwd = 0.8);
        abline(v = 0, lty = "dotted", lwd = 0.8);
    }
    if(3 %in% eigres[,2]){
        use_it <- which(eigres[,2] == 3)[1];
        plot(mchanges[[use_it]], xlab = "", ylab = "");
        abline(h = 0, lty = "dotted", lwd = 0.8);
        abline(v = 0, lty = "dotted", lwd = 0.8);
    }
    if(4 %in% eigres[,2]){
        use_it <- which(eigres[,2] == 4)[1];
        plot(mchanges[[use_it]], xlab = "", ylab = "");
        abline(h = 0, lty = "dotted", lwd = 0.8);
        abline(v = 0, lty = "dotted", lwd = 0.8);
    }
}












dat      <- random;


Sp       <- dat[,1];
stab_nov <- dat[,3]  + dat[,4];
stab_var <- dat[,3]  + dat[,5];
feas_nov <- dat[,7]  + dat[,8];
feas_var <- dat[,7]  + dat[,9];
#neas_nov <- dat[,11] + dat[,12];
#neas_var <- dat[,11]  + dat[,13];
plot(x = Sp, y = stab_nov / 100000, type = "l", lwd = 2, ylim = c(0,0.2),
     cex.lab = 1.5, cex.axis = 1.5, xlab = "Species Number (S)",
     ylab = "Proportion stable or feasible");
points(x = Sp, y = stab_var / 100000, type = "l", lwd = 2, lty = "dashed");
points(x = Sp, y = feas_nov / 100000, type = "l", lwd = 2, col = "red");
points(x = Sp, y = feas_var / 100000, type = "l", lwd = 2, col = "red",
       lty = "dashed");
#points(x = Sp, y = neas_nov / 100000, type = "l", lwd = 2, col = "blue");
#points(x = Sp, y = neas_var / 100000, type = "l", lwd = 2, col = "blue",
#       lty = "dashed");
legend(x = 40, y = 0.9, col = c("black", "black", "red", "red"), cex = 1.2,
       legend = c(expression(paste("Stable, no Var(",gamma,")")),
                  expression(paste("Stable, Var(",gamma,")")),
                  expression(paste("Feasible, no Var(",gamma,")")),
                  expression(paste("Feasible, Var(",gamma,")"))),
       lty = c("solid", "dashed", "solid", "dashed"), lwd = 2);
text(x = 60, y = 0.98, labels = "Random", cex = 2);













#===============================================================================







#===============================================================================


rand_gen_var <- function(max_sp, iters, int_type = 0, rmx = 0.4, pr_dev = 1){
    tot_res <- NULL;
    fea_res <- NULL;
    nea_res <- NULL;
    for(i in 1:pr_dev){
        nn             <- max_sp;
        A1_stt         <- 0;
        A2_stt         <- 0;
        iter           <- iters;
        tot_res[[i]]   <- matrix(data = 0, nrow = iter, ncol = 2);
        fea_res[[i]]   <- matrix(data = 0, nrow = iter, ncol = 2);
        nea_res[[i]]   <- matrix(data = 0, nrow = iter, ncol = 2);
        while(iter > 0){
            r_vec    <- rnorm(n = nn, mean = 0, sd = rmx);
            A1_dat   <- rnorm(n = nn * nn, mean = 0, sd = 0.4);
            A1       <- matrix(data = A1_dat, nrow = nn, ncol = nn);
            A1       <- species_interactions(mat = A1, type = int_type);
            diag(A1) <- -1;
            epsil    <- rnorm(n = nn, mean = 0, sd = pr_dev+100);
            eps_mat  <- matrix(data = exp(epsil), nrow = nn, ncol = nn, 
                               byrow = FALSE);
            avg_mat  <- matrix(data = mean(exp(epsil)), nrow = nn, ncol = nn, 
                               byrow = FALSE);
            A2       <- A1 * eps_mat;
            A1       <- A1 * avg_mat;
            A1_stb   <- max(Re(eigen(A1)$values)) < 0;
            A2_stb   <- max(Re(eigen(A2)$values)) < 0;
            if(A1_stb == TRUE){
                tot_res[[i]][iter, 1] <- 1;
            }
            if(A2_stb == TRUE){
                tot_res[[i]][iter, 2] <- 1;
            }
            iter    <- iter - 1;
        }
        print(i);
    }
    all_res <- summarise_randmat(tot_res = tot_res, fea_res = fea_res, 
                                 nea_res = nea_res);
    return(all_res);
}


species_interactions <- function(mat, type = 0){
    if(type == 1){
        mat[mat > 0] <- -1*mat[mat > 0];
    }
    if(type == 2){
        mat[mat < 0] <- -1*mat[mat < 0];
    }
    if(type == 3){
        for(i in 1:dim(mat)[1]){
            for(j in 1:dim(mat)[2]){
                if(mat[i, j] * mat[j, i] > 0){
                    mat[j, i] <- -1 * mat[j, i];
                }
            }
        }
    }
    return(mat);
}


summarise_randmat <- function(tot_res, fea_res, nea_res){
    sims    <- length(tot_res);
    all_res <- matrix(data = 0, nrow = sims, ncol = 9);
    for(i in 1:sims){
        unstables <- tot_res[[i]][,1] == FALSE & tot_res[[i]][,2] == FALSE;
        stables   <- tot_res[[i]][,1] == TRUE  & tot_res[[i]][,2] == TRUE;
        unstabled <- tot_res[[i]][,1] == TRUE  & tot_res[[i]][,2] == FALSE;
        stabled   <- tot_res[[i]][,1] == FALSE & tot_res[[i]][,2] == TRUE;
        non_feas  <- fea_res[[i]][,1] == FALSE & fea_res[[i]][,2] == FALSE;
        feasibl   <- fea_res[[i]][,1] == TRUE  & fea_res[[i]][,2] == TRUE;
        unfeased  <- fea_res[[i]][,1] == TRUE  & fea_res[[i]][,2] == FALSE;
        feased    <- fea_res[[i]][,1] == FALSE & fea_res[[i]][,2] == TRUE;
        all_res[i, 1]  <- i;
        all_res[i, 2]  <- sum(unstables);
        all_res[i, 3]  <- sum(stables);
        all_res[i, 4]  <- sum(unstabled);
        all_res[i, 5]  <- sum(stabled);
        all_res[i, 6]  <- sum(non_feas);
        all_res[i, 7]  <- sum(feasibl);
        all_res[i, 8]  <- sum(unfeased);
        all_res[i, 9]  <- sum(feased);
    }
    return(all_res);
}







###############################################################



rand_gen_var <- function(max_sp, iters, int_type = 0, rmx = 0.4){
  tot_res <- NULL;
  fea_res <- NULL;
  nea_res <- NULL;
  for(i in 2:max_sp){
    nn             <- i;
    A1_stt         <- 0;
    A2_stt         <- 0;
    A1_fet         <- 0;
    A2_fet         <- 0;
    iter           <- iters;
    tot_res[[i-1]] <- matrix(data = 0, nrow = iter, ncol = 2);
    fea_res[[i-1]] <- matrix(data = 0, nrow = iter, ncol = 2);
    nea_res[[i-1]] <- matrix(data = 0, nrow = iter, ncol = 2);
    while(iter > 0){
      r_vec    <- rnorm(n = nn, mean = 0, sd = rmx);
      A1_dat   <- rnorm(n = nn * nn, mean = 0, sd = 0.4);
      A1       <- matrix(data = A1_dat, nrow = nn, ncol = nn);
      A1       <- species_interactions(mat = A1, type = int_type);
      diag(A1) <- -1;
      
      SA1      <- sign(A1);
      Sadj     <- apply(X = -SA1, MARGIN = 1, FUN = sum);
      mnadj    <- 1 - min(Sadj);
      Sadj     <- exp(Sadj + mnadj);

      eps_mat  <- matrix(data = Sadj, nrow = nn, ncol = nn, 
                         byrow = FALSE);
      avg_mat  <- matrix(data = mean(Sadj), nrow = nn, ncol = nn, 
                         byrow = FALSE);
      A2       <- A1 * eps_mat;
      A1       <- A1 * avg_mat;
      A1_stb   <- max(Re(eigen(A1)$values)) < 0;
      A2_stb   <- max(Re(eigen(A2)$values)) < 0;
      #A1_fea   <- min(-1*solve(A1) %*% r_vec) > 0;
      #A2_fea   <- min(-1*solve(A2) %*% r_vec) > 0;
      if(A1_stb == TRUE){
        tot_res[[i-1]][iter, 1] <- 1;
      }
      if(A2_stb == TRUE){
        tot_res[[i-1]][iter, 2] <- 1;
      }
      #if(A1_fea == TRUE){
      #  fea_res[[i-1]][iter, 1] <- 1;
      #}
      #if(A2_fea == TRUE){
      #  fea_res[[i-1]][iter, 2] <- 1;
      #}
      iter    <- iter - 1;
    }
    print(i);
  }
  all_res <- summarise_randmat(tot_res = tot_res, fea_res = fea_res, 
                               nea_res = nea_res);
  return(all_res);
}


species_interactions <- function(mat, type = 0){
  if(type == 1){
    mat[mat > 0] <- -1*mat[mat > 0];
  }
  if(type == 2){
    mat[mat < 0] <- -1*mat[mat < 0];
  }
  if(type == 3){
    for(i in 1:dim(mat)[1]){
      for(j in 1:dim(mat)[2]){
        if(mat[i, j] * mat[j, i] > 0){
          mat[j, i] <- -1 * mat[j, i];
        }
      }
    }
  }
  return(mat);
}


summarise_randmat <- function(tot_res, fea_res, nea_res){
  sims    <- length(tot_res);
  all_res <- matrix(data = 0, nrow = sims, ncol = 13);
  for(i in 1:sims){
    unstables <- tot_res[[i]][,1] == FALSE & tot_res[[i]][,2] == FALSE;
    stables   <- tot_res[[i]][,1] == TRUE  & tot_res[[i]][,2] == TRUE;
    unstabled <- tot_res[[i]][,1] == TRUE  & tot_res[[i]][,2] == FALSE;
    stabled   <- tot_res[[i]][,1] == FALSE & tot_res[[i]][,2] == TRUE;
    non_feas  <- fea_res[[i]][,1] == FALSE & fea_res[[i]][,2] == FALSE;
    feasibl   <- fea_res[[i]][,1] == TRUE  & fea_res[[i]][,2] == TRUE;
    unfeased  <- fea_res[[i]][,1] == TRUE  & fea_res[[i]][,2] == FALSE;
    feased    <- fea_res[[i]][,1] == FALSE & fea_res[[i]][,2] == TRUE;
    all_res[i, 1]  <- i + 1;
    all_res[i, 2]  <- sum(unstables);
    all_res[i, 3]  <- sum(stables);
    all_res[i, 4]  <- sum(unstabled);
    all_res[i, 5]  <- sum(stabled);
    all_res[i, 6]  <- sum(non_feas);
    all_res[i, 7]  <- sum(feasibl);
    all_res[i, 8]  <- sum(unfeased);
    all_res[i, 9]  <- sum(feased);
  }
  return(all_res);
}









###############################################################



SA1      <- sign(A1);
Sadj     <- apply(X = -SA1, MARGIN = 1, FUN = sum);
mnadj    <- 1 - min(Sadj);
Sadj     <- exp(Sadj + mnadj);




rand_cov_res <- function(nn, iters, int_type = 0, rmx = 0.4, eps_max = 999){
    iter           <- iters;
    cols           <- 4 + 2*nn;
    res_mat        <- matrix(data = 0, nrow = iters, ncol = cols);
    while(iter > 0){
        A1_dat   <- rnorm(n = nn * nn, mean = 0, sd = 0.4);
        A1       <- matrix(data = A1_dat, nrow = nn, ncol = nn);
        A1       <- species_interactions(mat = A1, type = int_type);
        diag(A1) <- -1;
        epsil    <- runif(n = nn, min = 1, max = eps_max);
        eps_dat  <- rep(x = epsil, times = nn);
        eps_mat  <- matrix(data = epsil, nrow = nn, ncol = nn, 
                           byrow = FALSE);
        A2       <- A1 * eps_mat;
        ceig_res <- cor_eigens(A2, eps_mat);
        A2_real  <- Re(eigen(A2)$values);
        A2_imag  <- Im(eigen(A2)$values);
        res_mat[iter, 1:4]               <- ceig_res;
        res_mat[iter, 5:(nn+4)]          <- A2_real;
        res_mat[iter, (nn+5):(2*nn + 4)] <- A2_imag;
        iter    <- iter - 1;
    }
    return(res_mat);
}

cor_eigens <- function(A2, eps_mat){
    epses    <- eps_mat[,1];
    SA2      <- sign(A2);
    Sadj     <- apply(X = -SA2, MARGIN = 1, FUN = sum);
    var_ep   <- var(epses);
    var_Sadj <- var(Sadj);
    cov_ep   <- cov(Sadj, epses);
    cor_ep   <- cor(Sadj, epses);
    cor_res  <- c(var_ep, var_Sadj, cov_ep, cor_ep);
    return(cor_res);
}

species_interactions <- function(mat, type = 0){
    if(type == 1){
        mat[mat > 0] <- -1*mat[mat > 0];
    }
    if(type == 2){
        mat[mat < 0] <- -1*mat[mat < 0];
    }
    if(type == 3){
        for(i in 1:dim(mat)[1]){
            for(j in 1:dim(mat)[2]){
                if(mat[i, j] * mat[j, i] > 0){
                    mat[j, i] <- -1 * mat[j, i];
                }
            }
        }
    }
    return(mat);
}





min_eig <- apply(rand_vals[,5:20], 1, max);
is_stab <- min_eig < 0;





mnadj    <- 1 - min(Sadj);
Sadj     <- Sadj + mnadj;




Re(eigen(exp(Sadj) * A2)$values);



tmat  <- matrix(data = 0, nrow = 10000, ncol = 25);

for(i in 1:dim(tmat)[1]){
    r_vec <- runif(n = 8, min = 1, max = 999);
    stbb  <- max(Re(eigen(r_vec * A2)$values)) < 0;
    tmat[i, 1] <- stbb;
    tmat[i, 2:9] <- r_vec;
    tmat[i, 10:17] <- Re(eigen(r_vec*A2)$values);
    tmat[i, 18:25] <- Im(eigen(r_vec*A2)$values);
}

x0 <- min(tmat[,10:17]);
x1 <- max(tmat[,10:17]);
y0 <- min(tmat[,18:25]);
y1 <- max(tmat[,18:25]);



plot(x = Re(eigen(A2)$values), y = Im(eigen(A2)$values), xlim = c(x0, x1),
     ylim = c(y0, y1));




plot(x = Re(eigen(500*A2)$values), y = Im(eigen(500*A2)$values), xlim = c(-1000000, 100000),
     ylim = c(-500000, 500000), cex = 0.6);
for(i in 1:1000){#dim(tmat)[1]){
    if(tmat[i,1] == 1){
        points(x = tmat[i, 10:17], y = tmat[i, 18:25], col = "red", cex = 0.6);
    }
    if(tmat[i,1] == 0){
        points(x = tmat[i, 10:17], y = tmat[i, 18:25], col = "blue", cex = 0.6);
    }
}
points(x = Re(eigen(500*A2)$values), y = Im(eigen(500*A2)$values), cex = 2, pch = 20);
abline(v = 0, lwd = 2, col = "orange");


stables <- tmat[tmat[,1] == 1,];
unstabl <- tmat[tmat[,1] == 0,];

hist(unstabl[,2:9],  breaks = 1000)


mn_r <- apply(tmat[,2:9],1,max);
mn_e <- apply(tmat[,10:17],1,max);




plot(x = Re(eigen(500*A2)$values), y = Im(eigen(500*A2)$values), xlim = c(-1000000, 10000),
     ylim = c(-2000000, 2000000), cex = 0.6);

        points(x = tmat[17, 10:17], y = tmat[17, 18:25], col = "red", cex = 0.6);

        points(x = tmat[16, 10:17], y = tmat[16, 18:25], col = "blue", cex = 0.6);

points(x = Re(eigen(500*A2)$values), y = Im(eigen(500*A2)$values),cex = 0.6);
abline(v = 0, lwd = 2, col = "orange");






##############################################################################

A1_dat   <- rnorm(n = nn * nn, mean = 0, sd = 0.4);
A1       <- matrix(data = A1_dat, nrow = nn, ncol = nn);
A1       <- species_interactions(mat = A1, type = int_type);
diag(A1) <- -1;
Re(eigen(A1)$values)



tmat  <- matrix(data = 0, nrow = 1000, ncol = 25);

for(i in 1:dim(tmat)[1]){
    r_vec <- runif(n = 8, min = 0, max = 1);
    stbb  <- max(Re(eigen(r_vec * A1)$values)) < 0;
    tmat[i, 1] <- stbb;
    tmat[i, 2:9] <- r_vec;
    tmat[i, 10:17] <- Re(eigen(r_vec*A1)$values);
    tmat[i, 18:25] <- Im(eigen(r_vec*A1)$values);
}


x0 <- min(tmat[,10:17]);
x1 <- max(tmat[,10:17]);
y0 <- min(tmat[,18:25]);
y1 <- max(tmat[,18:25]);

plot(x = Re(eigen(A1)$values), y = Im(eigen(A1)$values), xlim = c(x0, x1), 
     ylim = c(y0, y1), cex = 0.6);
for(i in 1:1000){#dim(tmat)[1]){
    if(tmat[i,1] == 1){
        points(x = tmat[i, 10:17], y = tmat[i, 18:25], col = "red", cex = 0.6);
    }
    if(tmat[i,1] == 0){
        points(x = tmat[i, 10:17], y = tmat[i, 18:25], col = "blue", cex = 0.6);
    }
}
points(x = Re(eigen(500*A2)$values), y = Im(eigen(500*A2)$values), cex = 2, pch = 20);
abline(v = 0, lwd = 2, col = "orange");

stables <- tmat[tmat[,1] == 1,];
unstabl <- tmat[tmat[,1] == 0,];

mn_stabl <- apply(stables[,2:9],1,min);
mn_unstb <- apply(unstabl[,2:9],1,min);

mx_stabl <- apply(stables[,2:9],1,max);
mx_unstb <- apply(unstabl[,2:9],1,max);

av_stabl <- apply(stables[,2:9],1,mean);
av_unstb <- apply(unstabl[,2:9],1,mean);

vr_stabl <- apply(stables[,2:9],1,var);
vr_unstb <- apply(unstabl[,2:9],1,var);



mx_eig <- apply(tmat[,10:17],1,max);
vr_all <- apply(tmat[,2:9],1,var);

mn_all <- apply(tmat[,2:9],1,min);


plot(mn_all,mx_eig, xlab = "Minimum component response rate", ylab = "Maximum real eigenvalue", cex.lab = 1.5, cex.axis = 1.5, cex = 0.6)
abline(h = 0, lwd = 2, lty = "dotted", col = "red")
model <- lm(mx_eig ~ mn_all + I(mn_all^2) + I(mn_all^3))
xx <- seq(from = 0, to =0.6, length = 1000)
yy <- -0.013983 + -0.195314*xx + 1.357474 * xx^2 + -1.878256 * xx^3
points(xx, yy, type = "l", col = "blue")


av_all <- apply(tmat[,2:9],1,mean);

plot(av_all,mx_eig, xlab = "Mean component response rate", ylab = "Maximum real eigenvalue", cex.lab = 1.5, cex.axis = 1.5, cex = 0.6)
abline(h = 0, lwd = 2, lty = "dotted", col = "red")
model <- lm(mx_eig ~ av_all)
xx <- seq(from = 0, to =0.6, length = 1000)
yy <- -0.013983 + -0.195314*xx + 1.357474 * xx^2 + -1.878256 * xx^3
points(xx, yy, type = "l", col = "blue")






################################################################################
# GENETIC ALGORITHM:

nn       <- 24;
A1_dat   <- rnorm(n = nn * nn, mean = 0, sd = 0.4);
A1       <- matrix(data = A1_dat, nrow = nn, ncol = nn);
A1       <- species_interactions(mat = A1, type = int_type);
diag(A1) <- -1;
t1       <- rand_mat_ga(A1, max_it = 100, converg = 0.00001);
hist(t1[1,], xlim = c(0, 1), breaks = 20);

rand_mat_ga <- function(A1, max_it = 20, converg = 0.01){
    nn       <- dim(A1)[1];
    rind     <- runif(n = nn*1000, min = 0, max = 1);
    inds     <- matrix(data = rind, nrow = 1000, ncol = nn);
    lastf    <- -10;
    ccrit    <- 10;
    find_st  <- 0;
    iter     <- max_it;
    while(iter > 0 & find_st < 1 & ccrit > converg){
        ivar  <- rep(x = 0, length = dim(inds)[1]);
        ifit  <- rep(x = 0, length = dim(inds)[1]);
        isst  <- rep(x = 0, length = dim(inds)[1]);
        for(i in 1:dim(inds)[1]){
            ifit[i] <- -1*max(Re(eigen(inds[i,]*A1)$values));
            ivar[i] <- var(inds[i,]);
            isst[i] <- max(Re(eigen(inds[i,]*A1)$values)) < 0;
        }
        most_fit <- order(ifit, decreasing = TRUE)[1:20];
        parents  <- inds[most_fit,];
        new_gen  <- matrix(data = t(parents), nrow = 1000, ncol = nn, 
                           byrow = TRUE);
        mu_dat   <- rbinom(n = nn*1000, size = 1, prob = 0.3);
        mu_dat2  <- rnorm(n = nn*1000, mean = 0, sd = 0.02);
        mu_dat2[mu_dat2 < 0] <- -mu_dat2[mu_dat2 < 0];
        mu_dat2[mu_dat2 > 1] <- 1 - mu_dat2[mu_dat2 > 1] %% 1;
        mu_dat3  <- mu_dat * mu_dat2;
        mu_mat   <- matrix(data = mu_dat3, nrow = 1000, ncol = nn);
        new_gen  <- new_gen + mu_mat;
        new_gen  <- crossover(inds = new_gen, pr = 0.2);
        inds     <- new_gen;
        find_st  <- max(isst);
        newf     <- mean(ifit);
        ccrit    <- newf - lastf;
        #print(c(iter, newf, lastf, mean(ivar), find_st));
        lastf    <- newf;
        iter     <- iter - 1;
    }
    return(find_st);
}

crossover <- function(inds, pr = 0.1){
    crossed <- floor(dim(inds)[1] * pr);
    cross1  <- sample(x = 1:dim(inds)[1], size = crossed);
    cross2  <- sample(x = 1:dim(inds)[1], size = crossed);
    for(i in 1:length(cross1)){
        fromv   <- sample(x = 1:dim(inds)[2], size = 1);
        tov     <- sample(x = 1:dim(inds)[2], size = 1);
        temp                   <- inds[cross1[i],fromv:tov];
        inds[cross1[i],fromv:tov] <- inds[cross2[i],fromv:tov];
        inds[cross2[i],fromv:tov] <- temp;
    }
    return(inds);
}

rand_gen_var <- function(max_sp, iters, int_type = 0, rmx = 0.4, eps_max = 999){
  tot_res <- NULL;
  fea_res <- NULL;
  nea_res <- NULL;
  for(i in 2:max_sp){
    nn             <- i;
    A1_stt         <- 0;
    A2_stt         <- 0;
    A1_fet         <- 0;
    A2_fet         <- 0;
    iter           <- iters;
    tot_res[[i-1]] <- matrix(data = 0, nrow = iter, ncol = 3);
    fea_res[[i-1]] <- matrix(data = 0, nrow = iter, ncol = 2);
    while(iter > 0){
      r_vec    <- rnorm(n = nn, mean = 0, sd = rmx);
      A1_dat   <- rnorm(n = nn * nn, mean = 0, sd = 0.4);
      A1       <- matrix(data = A1_dat, nrow = nn, ncol = nn);
      A1       <- species_interactions(mat = A1, type = int_type);
      diag(A1) <- -1;
      epsil    <- runif(n = nn, min = 1, max = eps_max);
      eps_dat  <- rep(x = epsil, times = nn);
      eps_mat  <- matrix(data = epsil, nrow = nn, ncol = nn, 
                         byrow = FALSE);
      avg_mat  <- matrix(data = mean(1:eps_max), nrow = nn, ncol = nn, 
                         byrow = FALSE);
      A2       <- A1 * eps_mat;
      A3_stb   <- rand_mat_ga(A1, max_it = 100, converg = 0.00001);
      A1       <- A1 * avg_mat;
      
      A1_stb   <- max(Re(eigen(A1)$values)) < 0;
      A2_stb   <- max(Re(eigen(A2)$values)) < 0;
      A1_fea   <- min(-1*solve(A1) %*% r_vec) > 0;
      A2_fea   <- min(-1*solve(A2) %*% r_vec) > 0;

      if(A1_stb == TRUE){
        tot_res[[i-1]][iter, 1] <- 1;
      }
      if(A2_stb == TRUE){
        tot_res[[i-1]][iter, 2] <- 1;
      }
      if(A3_stb == 1){
        tot_res[[i-1]][iter, 3] <- 1;
      }
      if(A1_fea == TRUE){
        fea_res[[i-1]][iter, 1] <- 1;
      }
      if(A2_fea == TRUE){
        fea_res[[i-1]][iter, 2] <- 1;
      }
      iter    <- iter - 1;
    }
    print(i);
  }
  all_res <- summarise_randmat(tot_res = tot_res, fea_res = fea_res);
  return(all_res);
}


species_interactions <- function(mat, type = 0){
  if(type == 1){
    mat[mat > 0] <- -1*mat[mat > 0];
  }
  if(type == 2){
    mat[mat < 0] <- -1*mat[mat < 0];
  }
  if(type == 3){
    for(i in 1:dim(mat)[1]){
      for(j in 1:dim(mat)[2]){
        if(mat[i, j] * mat[j, i] > 0){
          mat[j, i] <- -1 * mat[j, i];
        }
      }
    }
  }
  return(mat);
}


summarise_randmat <- function(tot_res, fea_res){
  sims    <- length(tot_res);
  all_res <- matrix(data = 0, nrow = sims, ncol = 17);
  for(i in 1:sims){
    all_res[i, 1]  <- i + 1;
    all_res[i, 2]  <- sum(tot_res[[i]][,1] == FALSE);
    all_res[i, 3]  <- sum(tot_res[[i]][,1] == TRUE);
    all_res[i, 4]  <- sum(tot_res[[i]][,2] == FALSE);
    all_res[i, 5]  <- sum(tot_res[[i]][,2] == TRUE);
    all_res[i, 6]  <- sum(tot_res[[i]][,3] == FALSE);
    all_res[i, 7]  <- sum(tot_res[[i]][,3] == TRUE);
    all_res[i, 8]  <- sum(tot_res[[i]][,4] == FALSE);
    all_res[i, 9]  <- sum(tot_res[[i]][,4] == TRUE);
    all_res[i, 10] <- sum(fea_res[[i]][,1] == FALSE);
    all_res[i, 11] <- sum(fea_res[[i]][,1] == TRUE);
    all_res[i, 12] <- sum(fea_res[[i]][,2] == FALSE);
    all_res[i, 13] <- sum(fea_res[[i]][,2] == TRUE);
    all_res[i, 14] <- sum(fea_res[[i]][,3] == FALSE);
    all_res[i, 15] <- sum(fea_res[[i]][,3] == TRUE);
    all_res[i, 16] <- sum(fea_res[[i]][,4] == FALSE);
    all_res[i, 17] <- sum(fea_res[[i]][,4] == TRUE);
  }
  return(all_res);
}


make_gammas <- function(nn = 10, distribution = 1, mn = 10, sdd = 1){
    if(distribution == 0){
        dat          <- rep(x = mn, times = nn);
    }
    if(distribution == 1){
        dat          <- rnorm(n = nn, mean = mn, sd = sdd);
        dat[dat < 0] <- -dat[dat < 0];
    }
    if(distribution == 2){
        dat          <- runif(n = nn, min = 0, max = 20);
        dat          <- sdd * (dat / sd(dat));
    }
    if(distribution == 3){
        dat          <- sdd * rexp(n = nn);
    }
    if(distribution == 4){
        dat          <- 1 - (sdd * rexp(n = nn));
        dat          <- dat - min(dat);
        dat          <- dat - mean(dat) + mn;
        dat[dat < 0] <- -dat[dat < 0];
    }
    return(dat);
}



rand_gen_var <- function(max_sp, iters, int_type = 0, rmx = 0.4, eps_max = 999){
    tot_res <- NULL;
    fea_res <- NULL;
    for(i in 2:max_sp){
        nn             <- i;
        A1_stt         <- 0;
        A2_stt         <- 0;
        A1_fet         <- 0;
        A2_fet         <- 0;
        iter           <- iters;
        tot_res[[i-1]] <- matrix(data = 0, nrow = iter, ncol = 4);
        fea_res[[i-1]] <- matrix(data = 0, nrow = iter, ncol = 4);
        while(iter > 0){
            r_vec    <- rnorm(n = nn, mean = 0, sd = rmx);
            A1_dat   <- rnorm(n = nn * nn, mean = 0, sd = 0.4);
            A1       <- matrix(data = A1_dat, nrow = nn, ncol = nn);
            A1       <- species_interactions(mat = A1, type = int_type);
            diag(A1) <- -1;
            gam0     <- make_gammas(nn = i, distribution = 0);
            gam1     <- make_gammas(nn = i, distribution = 1);
            gam2     <- make_gammas(nn = i, distribution = 2);
            gam3     <- make_gammas(nn = i, distribution = 3);
            gam4     <- make_gammas(nn = i, distribution = 4);
            A2       <- A1 * gam1;
            A3       <- A1 * gam2;
            A4       <- A1 * gam3;
            A1       <- A1 * gam0;
            A1_stb   <- max(Re(eigen(A1)$values)) < 0;
            A2_stb   <- max(Re(eigen(A2)$values)) < 0;
            A3_stb   <- max(Re(eigen(A3)$values)) < 0;
            A4_stb   <- max(Re(eigen(A4)$values)) < 0;
            A1_fea   <- min(-1*solve(A1) %*% r_vec) > 0;
            A2_fea   <- min(-1*solve(A2) %*% r_vec) > 0;
            A3_fea   <- min(-1*solve(A3) %*% r_vec) > 0;
            A4_fea   <- min(-1*solve(A4) %*% r_vec) > 0;
            if(A1_stb == TRUE){
                tot_res[[i-1]][iter, 1] <- 1;
            }
            if(A2_stb == TRUE){
                tot_res[[i-1]][iter, 2] <- 1;
            }
            if(A3_stb == TRUE){
                tot_res[[i-1]][iter, 3] <- 1;
            }
            if(A4_stb == TRUE){
                tot_res[[i-1]][iter, 4] <- 1;
            }
            if(A1_fea == TRUE){
                fea_res[[i-1]][iter, 1] <- 1;
            }
            if(A2_fea == TRUE){
                fea_res[[i-1]][iter, 2] <- 1;
            }
            if(A3_fea == TRUE){
                fea_res[[i-1]][iter, 3] <- 1;
            }
            if(A4_fea == TRUE){
                fea_res[[i-1]][iter, 4] <- 1;
            }
            iter    <- iter - 1;
        }
        print(i);
    }
    all_res <- summarise_randmat(tot_res = tot_res, fea_res = fea_res);
    return(all_res);
}



################################################################################


for(i in 1:dim(tmat)[1]){
    r_vec <- runif(n = 8, min = 0, max = 1);
    stbb  <- max(Re(eigen(r_vec * A1)$values)) < 0;
    tmat[i, 1] <- stbb;
    tmat[i, 2:9] <- r_vec;
    tmat[i, 10:17] <- Re(eigen(r_vec*A1)$values);
    tmat[i, 18:25] <- Im(eigen(r_vec*A1)$values);
}




###############################################################################







plot(x = Re(eigen(500*A2)$values), y = Im(eigen(500*A2)$values), xlim = c(-1000, 1000),
     ylim = c(-5000, 5000), cex = 0.6);
for(i in 1:1000){#dim(tmat)[1]){
    if(tmat[i,1] == 1){
        points(x = tmat[i, 10:17], y = tmat[i, 18:25], col = "red", cex = 0.6);
    }
    if(tmat[i,1] == 0){
        points(x = tmat[i, 10:17], y = tmat[i, 18:25], col = "blue", cex = 0.6);
    }
}
points(x = Re(eigen(500*A2)$values), y = Im(eigen(500*A2)$values), cex = 0.6);
abline(v = 0, lwd = 2, col = "orange");
